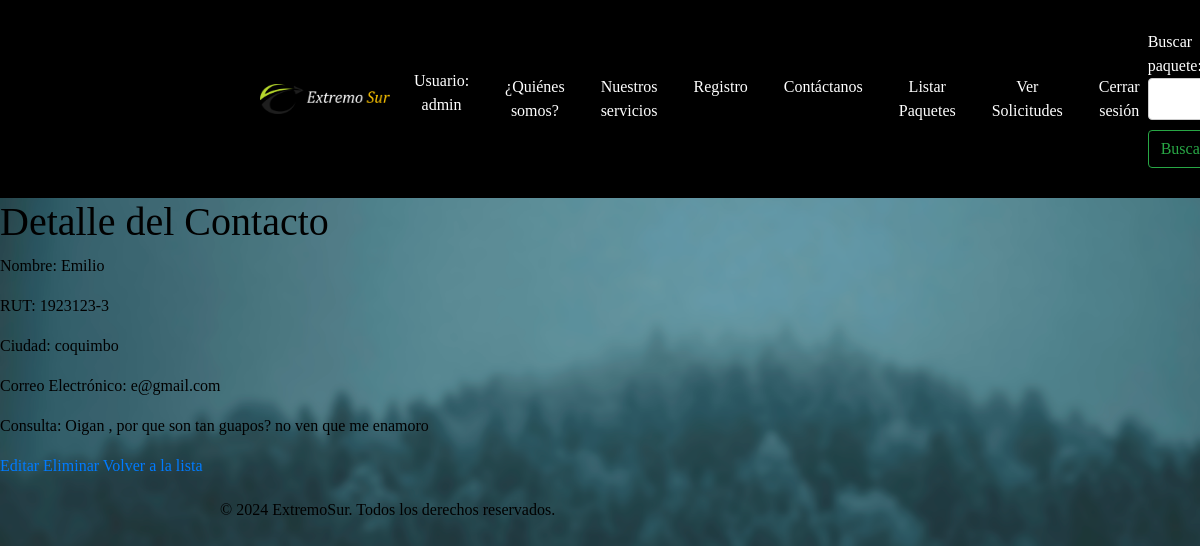
Page /contactos/1/ (signed in) on the committed database.
### gestionviajes/models.py (models this page shows, shortened)
class FormularioContacto(models.Model):
    nombre = models.CharField(max_length=100)
    rut = models.CharField(max_length=12)
    ciudad = models.CharField(max_length=100)
    correo_electronico = models.EmailField()
    consulta = models.TextField()

### gestionviajes/views.py (the view)
# urls.py: path('contactos/<int:id>/', views.contacto_detail, name='contacto_detail'),
@staff_member_required
def contacto_detail(request, id):
    contacto = get_object_or_404(FormularioContacto, id=id)
    return render(request, 'contacto_detail.html', {'contacto': contacto})

### gestionviajes/forms.py
class BuscarPaqueteForm(forms.Form):
    query = forms.CharField(label='Buscar paquete', max_length=100)

### gestionviajes/context_processors.py (called while the page is built)
def search_form(request):
    return {'buscar_form': BuscarPaqueteForm()}

### gestionviajes/templates/contacto_detail.html (shortened to what this page needs)
{% extends 'base.html' %}
{% load static %}
{% block content %}
<!DOCTYPE html>
<html>
<head>
</head>
<body>
    <h1>Detalle del Contacto</h1>
    <p>Nombre: {{ contacto.nombre }}</p>
    <p>RUT: {{ contacto.rut }}</p>
    <p>Ciudad: {{ contacto.ciudad }}</p>
    <p>Correo Electrónico: {{ contacto.correo_electronico }}</p>
    <p>Consulta: {{ contacto.consulta }}</p>
    <a href="{% url 'contacto_update' contacto.id %}">Editar</a>
    <a href="{% url 'contacto_delete' contacto.id %}">Eliminar</a>
    <a href="{% url 'contacto_list' %}">Volver a la lista</a>
</body>
</html>
{% endblock %}

### gestionviajes/templates/base.html (shortened to what this page needs)
<!DOCTYPE html>
<html lang="es">
<head>
    {% load static %}
    <link rel="stylesheet" href="https://cdn.jsdelivr.net/npm/bootstrap@4.6.2/dist/css/bootstrap.min.css"
>
    <link rel="stylesheet" href="{% static 'css/styles.css' %}" />
    <link rel="stylesheet" href="https://cdnjs.cloudflare.com/ajax/libs/font-awesome/5.15.4/css/all.min.css">
</head>
<body>
    <header>
        <nav class="navbar navbar-expand-lg">
            <div class="container">
                <a class="navbar-brand" href="{% url 'index' %}">
                    <img src="{% static 'img/logo_extremo_sur.png' %}" class="d-inline-block align-top" alt="Logo">
                </a>
                <div class="collapse navbar-collapse" id="navbarNav">
                    <ul class="navbar-nav ml-auto">
                        {% if user.is_authenticated %}
                            <li class="nav-item">
                                <span class="nav-link">Usuario: {{ user.username }}</span>
                            </li>
                        {% endif %}
                        <li class="nav-item">
                            <a class="nav-link active" href="{% url 'index' %}">¿Quiénes somos?</a>
                        </li>
                        <li class="nav-item">
                            <a class="nav-link" href="{% url 'vista_paquetes_cliente' %}">Nuestros servicios</a>
                        </li>
                        <li class="nav-item">
                            <a class="nav-link" href="{% url 'registro_cliente' %}">Registro</a>
                        </li>
                        <li class="nav-item">
                            <a class="nav-link" href="{% url 'contacto' %}">Contáctanos</a>
                        </li>
                        {% if user.is_staff %}
                            <li class="nav-item">
                                <a class="nav-link" href="{% url 'paquete_list' %}">Listar Paquetes</a>
                            </li>
                            <li class="nav-item">
                                <a class="nav-link" href="{% url 'contacto_list' %}">Ver Solicitudes</a>
                            </li>
                        {% endif %}
                        {% if user.is_authenticated %}
                        <li class="nav-item">
                            <a class="nav-link" href="{% url 'logout' %}">Cerrar sesión</a>
                        </li>
                    {% else %}
                        <li class="nav-item">
                            <a class="nav-link" href="{% url 'login' %}">Iniciar sesión</a>
                        </li>
                    {% endif %}
                    </ul>
                    <form class="form-inline my-2 my-lg-0" method="GET" action="{% url 'vista_paquetes_cliente' %}">
                        {{ buscar_form.query.label_tag }}
                        {{ buscar_form.query }}
                        <button class="btn btn-outline-success my-2 my-sm-0" type="submit">Buscar</button>
                    </form>
                </div>
            </div>
        </nav>
    </header>
    {% block content %}{% endblock %}
    <footer>
        <div class="container">
            <p>&copy; 2024 ExtremoSur. Todos los derechos reservados.</p>
        </div>
    </footer>
</body>
</html>

### gestionviajes/static/css/styles.css (style rules this page uses)
body { font-family: Cambria, Cochin, Georgia, Times, 'Times New Roman', serif; color: #000; margin: 0; padding: 0; background-image: url('/static/img/fondo.png'); background-repeat: repeat-y; background-attachment: fixed; background-size: cover; }
.navbar { background-color: rgba(28, 47, 97, 0.7); color: white; padding: 10px 0; }
.navbar ul { list-style-type: none; margin: 0; padding: 0; text-align: center; }
.navbar ul li { display: inline-block; margin-right: 20px; }
.navbar ul li:last-child { margin-right: 0; }
.navbar ul li a { display: block; color: white; text-align: center; padding: 14px 16px; text-decoration: none; }
form { margin-top: 20px; }
form label { display: block; margin-bottom: 5px; }
form input, form textarea { width: 100%; padding: 8px; margin-bottom: 10px; border: 1px solid #ccc; border-radius: 4px; box-sizing: border-box; }
form button { background-color: #4CAF50; color: white; padding: 10px 20px; border: none; border-radius: 4px; cursor: pointer; }
.container { max-width: 800px; margin: 0 auto; padding: 20px; }
.navbar-brand img { width: 150px; height: auto; margin-left: 20px; padding-left: 20px; }

### gestionviajes/templates/base.html (style rules this page uses)
.navbar { background-color: black; color: white; }
.navbar-brand img { max-height: 30px; }
.navbar-nav .nav-item .nav-link { color: white !important; }

### rows in the picture
FormularioContacto: nombre "Emilio", rut "1923123-3", ciudad "coquimbo", correo_electronico "e@gmail.com", consulta "Oigan , por que son tan guapos? no ven que me enamoro"

### other values in the picture
{{ user.username }} "admin"
{{ buscar_form.query.label_tag }} "Buscar…"
